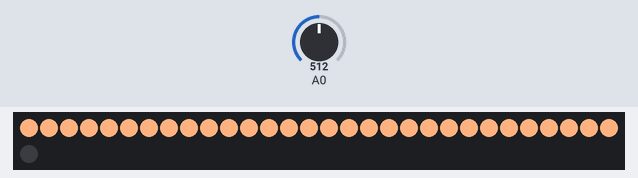
Bench run of a sketch on a simulated Arduino Uno, built with avr-gcc and run on an emulated ATmega328P. Shown: 31 RGB LEDs in strip order, left to right, continuing on the next row. The test bench sets the inputs (shaded band); at power-on: A0 = 512. Dim RGB values are drawn brighter than linear.

Above: at 1.6 s.
1.7 s: A0 set to 306
At 2.16 s:
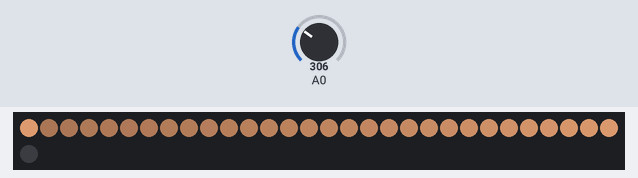
At 3.0 s:
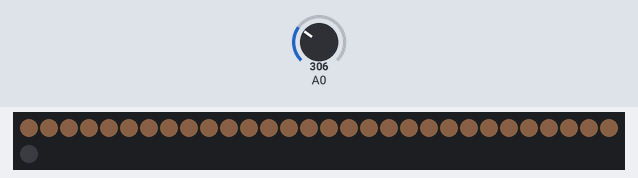
3.9 s: A0 set to 122
At 5.2 s:
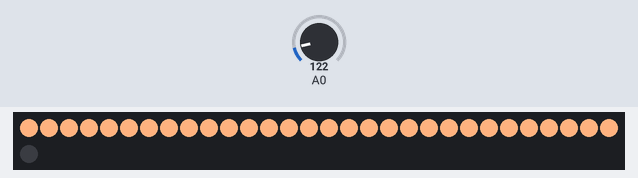
Timing chart, 0 to 6.9 s (numbered marks = the images above; inputs shaded):
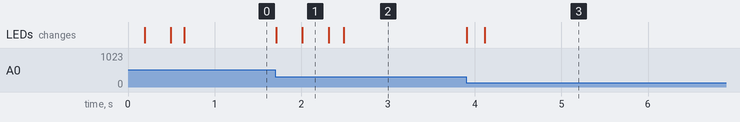

The sketch:

MicProcessingToNeoPixels.ino
```cpp
// AnalogToNeoPixels
// maps the analog pin A0 to turn NEO Pixels
//
// Requires Adafruit NeoPixel library
//

#include <Adafruit_NeoPixel.h>

#define PIXEL_PIN 3
#define NUMPIXELS 30

// When we setup the NeoPixel library, we tell it how many pixels, and which pin to use to send signals.
Adafruit_NeoPixel pixels = Adafruit_NeoPixel(NUMPIXELS + 1, PIXEL_PIN, NEO_GRB + NEO_KHZ800);

// Mic variables
int micLow = 300;
int micHigh = 600;

float smoothing = .9;
float micAvg;
float peakFollower = 0;
float peakDecay = .98;

// circular buffers
const int micHistoryLength = NUMPIXELS;
int peakHistory[micHistoryLength];
int peakHistoryPointer = 0;

// history update timers
unsigned long historyTimer = 0;
int historyInterval = 5;  // in ms

// Setup function
// runs once at startup
void setup() {
  Serial.begin(115200);
  pixels.begin();  // INITIALIZE NeoPixel strip object (REQUIRED)

  // wake up animation
  wakeUP();
}

// main loop
// runs continuously:
void loop() {

  // get value at analog pin
  int micValue = analogRead(A0);
  micProcessing(micValue);

  // VUMeter(micValue);
  // brightness(int(peakFollower));
  brightTrails();
}


// pass in mic value
// creates moving average
// peak follower
// circular buffer
void micProcessing(int micValue) {
  // moving average
  micAvg = smoothing * micAvg + (1 - smoothing) * micValue;

  // map to control range
  int mappedLevel = constrain(abs(map(micValue, micLow, micHigh, 0, 500)), 0, 255);
  // int mappedLevel = constrain(abs(map(micValue, micLow, micHigh, 0, 500)), 0, 255);

  // decay peakFollower value
  peakFollower *= peakDecay;

  // if new input value is greater than exponential decay, set it to higher level
  if (mappedLevel > peakFollower) {
    peakFollower = mappedLevel;
  }

  // check if it is time to store a sample
  if (millis() > historyTimer) {
    historyTimer = millis() + historyInterval;

    peakHistory[peakHistoryPointer++] = peakFollower;
    peakHistoryPointer %= micHistoryLength;
  }
}

void VUMeter(int level) {

  // map to new range
  int outputLevel = map(level, micLow, micHigh, 0, 50);

  // constrain to range
  outputLevel = constrain(outputLevel, 0, 30);

  // turn on outputLevel number of LEDs
  for (int i = 1; i < NUMPIXELS + 1; i++) {
    if (i < outputLevel + 1 && i < 10) {
      // yellow
      pixels.setPixelColor(i, pixels.Color(255, 100, 8));
    } else if (i < outputLevel + 1 && i < 25) {
      // green
      pixels.setPixelColor(i, pixels.Color(0, 200, 8));
    } else if (i < outputLevel + 1) {
      // red
      pixels.setPixelColor(i, pixels.Color(255, 0, 0));
    } else {
      // off
      pixels.setPixelColor(i, pixels.Color(0, 0, 0));
    }
  }
  // write them to the strip
  pixels.show();
}

void brightness(int level) {
  level = constrain(level, 0, 255);

  int r = (int)(1.0 * level);
  int g = int(.4 * level);
  int b = int(.05 * level);
  // turn on outputLevel number of LEDs
  for (int i = 1; i < NUMPIXELS + 1; i++) {
    pixels.setPixelColor(i, pixels.Color(r, g, b));
  }
  // write them to the strip
  pixels.show();
}

void brightTrails() {
  for (int i = 0; i < NUMPIXELS; i+=1) {
    int tempPtr = (int)(NUMPIXELS - i + peakHistoryPointer) % micHistoryLength;
    int historyVal = peakHistory[tempPtr];

    // set color ratios
    int r = (int)(1 * historyVal);
    int g = int(.7 * historyVal);
    int b = int(.5 * historyVal);
    // Serial.println(historyVal);
    pixels.setPixelColor(i, pixels.Color(r, g, b));
  }
  pixels.show();
}

// swipe color on then off
void wakeUP() {
  pixels.clear();
  pixels.show();
  for (int i = 0; i < NUMPIXELS; i++) {
    // set pixel to value R, G, B
    pixels.setPixelColor(i, pixels.Color(200, 200, 200));
    pixels.show();
    delay(5);
  }
  delay(50);
  for (int i = 0; i < NUMPIXELS; i++) {
    pixels.setPixelColor(i, pixels.Color(0, 0, 0));
    pixels.show();
    delay(5);
  }
  pixels.clear();
  pixels.show();
}
```

Measured:
- after the input at 1.7 s, the LEDs: first change at once (image 1 shows a later state)
- after the input at 3.9 s, the LEDs: first change at once (image 3 shows a later state)
